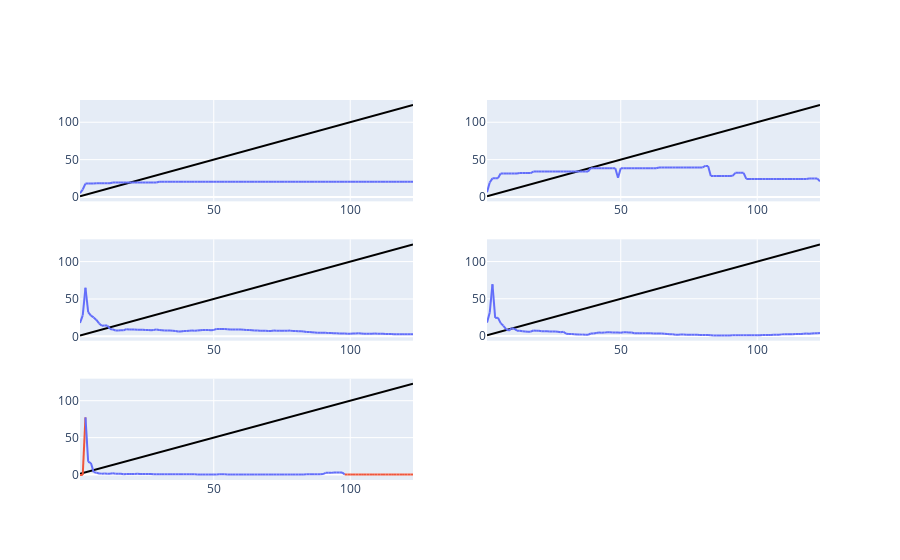

Notebook code for this chart:
### Markdown cell above
## Sigma = 0.005

### Code cell
plot_result(itr_ro[1,:,:], itr_gd)
